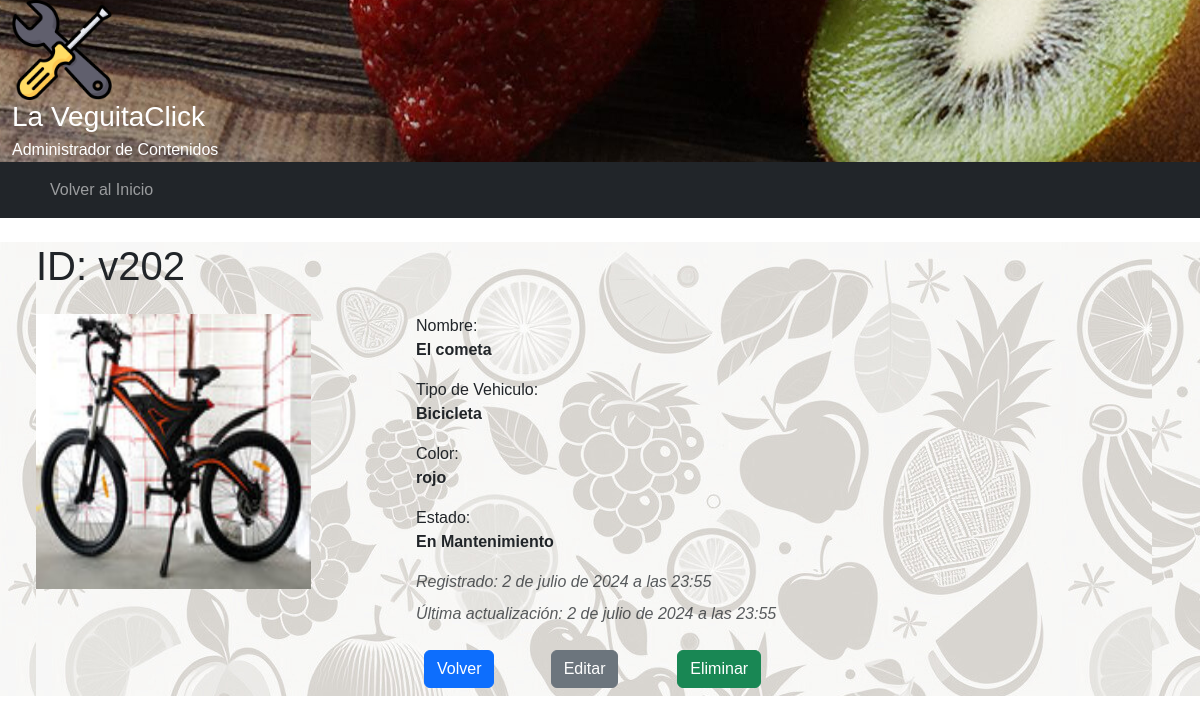
Page /crud/vehiculo/detail/v202 on the committed database.
### crud/models.py (models this page shows, shortened)
class Vehiculo(models.Model):
    idVehiculo = models.CharField(primary_key=True,verbose_name='ID',max_length=20)
    nombre = models.CharField(verbose_name='Nombre',max_length=250)
    tipo = models.ForeignKey(TipoVehiculo,verbose_name='Tipo de Vehiculo',on_delete=models.CASCADE)
    color = models.CharField(verbose_name='Color de Vehiculo',max_length=12)
    estado = models.ForeignKey(EstadoVehiculo,verbose_name='Estado de Vehiculo',on_delete=models.CASCADE)
    image = models.ImageField(verbose_name='Imagen',upload_to='vehiculo',null=True,blank=True)
    created_at = models.DateTimeField(verbose_name='Fecha creación', auto_now_add=True)
    updated_at = models.DateTimeField(verbose_name='Fecha actualización', auto_now=True)
    class Meta:
        verbose_name = 'vehiculo'
        verbose_name_plural = 'vehiculos'
        ordering = ['nombre']

class TipoVehiculo(models.Model):
    tipo = models.CharField(verbose_name='Tipo de Vehiculo', max_length=50)
    created_at = models.DateTimeField(verbose_name='Fecha creación', auto_now_add=True)
    updated_at = models.DateTimeField(verbose_name='Fecha actualización', auto_now=True)
    class Meta:
        verbose_name = 'tipo de vehiculo'
        verbose_name_plural = 'tipo de vehiculos'
        ordering = ['id']
    def __str__(self) -> str:
        return self.tipo

class EstadoVehiculo(models.Model):
    estado = models.CharField(verbose_name='Estado de Vehiculo', max_length=50)
    created_at = models.DateTimeField(verbose_name='Fecha creación', auto_now_add=True)
    updated_at = models.DateTimeField(verbose_name='Fecha actualización', auto_now=True)
    class Meta:
        verbose_name = 'estado de vehiculo'
        verbose_name_plural = 'estado de vehiculos'
        ordering = ['id']
    def __str__(self) -> str:
        return self.estado

### crud/views.py (the view)
# urls.py: path('vehiculo/detail/<str:vehiculo_id>', vehiculo_detail, name="vehiculo-detail"),
def vehiculo_detail(request, vehiculo_id):
    try:
        vehiculo = Vehiculo.objects.get(idVehiculo = vehiculo_id )
        if vehiculo:
            context = {'vehiculo':vehiculo}
            return render(request,'crud/vehiculo-detail.html',context)
        else:
            return redirect(reverse('vehiculo') + '?lala')
    except:
        return redirect(reverse('vehiculo') + '?FAIL')

### crud/templates/crud/vehiculo-detail.html (shortened to what this page needs)
{% extends 'crud/base.html' %}
{% load static %}
{% block main_content %}
<div class="container m-4">
<main>
    <div class="row mb-3">
        <h1>ID: {{vehiculo.idVehiculo}}</h1>
    </div>
    <div class="row">
        <div class="col-md-4">
            {% if vehiculo.image %}
            <img class="img-detail" src="{{vehiculo.image.url}}" alt="{{vehiculo.name}}">
            {% else%}
            <img class="img-detail" src="{% static 'crud/img/image_not_found.jpg' %}" alt="INF">
            {% endif %}
        </div>
        <div class="col-md-8">
            <ul class="list-unstyled">
                <li class="mb-2">Nombre: <p class="fw-bold">{{vehiculo.nombre}}</p></li>
                <li class="mb-2">Tipo de Vehiculo: <p class="fw-bold">{{vehiculo.tipo}}</p></li>
                <li class="mb-2">Color: <p class="fw-bold">{{vehiculo.color}}</p></li>
                <li class="mb-2">Estado: <p class="fw-bold">{{vehiculo.estado}}</p></li>
                <li class="mb-2 text-muted fst-italic">Registrado: {{vehiculo.created_at}}</li>
                <li class="mb-2 text-muted fst-italic">Última actualización: {{vehiculo.updated_at}}</li>
            </ul>
            <div class="row">
                <div class="col-2">
                    <a class="btn btn-primary m-2" href="{% url 'vehiculo' %}">Volver</a>
                </div>
                <div class="col-2">
                    <a class="btn btn-secondary m-2" href="{% url 'vehiculo-edit' vehiculo_id=vehiculo.idVehiculo %}">Editar</a>
                </div>
                <div class="col-2">
                    <a class="btn btn-success m-2 modal-borrar" data-bs-toggle="modal"
                    data-bs-target="#staticBackdrop"
                    data-href="{% url 'vehiculo-delete' vehiculo_id=vehiculo.idVehiculo %}">
                    Eliminar
                    </a>
                </div>
            </div>
        </div>
    </div>
</main>
</div>
{% endblock %}

### crud/static/crud/css/styles.css (style rules this page uses)
.img-detail { height: 275px; width: 275px; }
body { margin: 0px; padding: 0px; font-family: Verdana, Geneva, Tahoma, sans-serif; }
main { background: url("img/bg-page.png"); background-color: white; }

### rows in the picture
Vehiculo: idVehiculo "v202", image (picture), nombre "El cometa", tipo "Bicicleta", color "rojo", estado "En Mantenimiento", created_at "2 de julio de 2024 a las 23:55", updated_at "2 de julio de 2024 a las 23:55"
